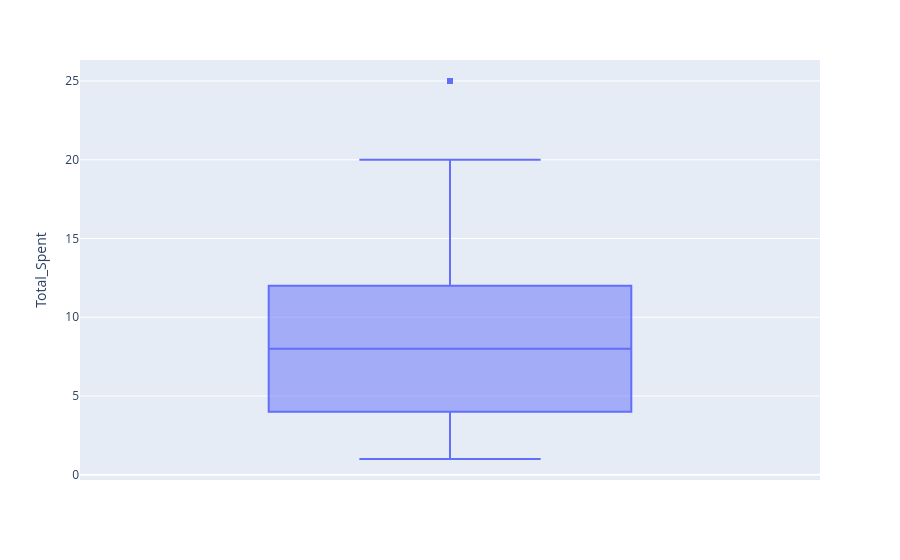

Notebook cell for this chart:
### Code cell
fig = px.box(df1, y="Total_Spent")
fig.show()

### Figure 1 — Plotly figure (JSON) as saved in the notebook; plotly's stock layout.template omitted (floating-point values rounded to 4 significant figures; data arrays with more than 128 entries replaced by an {"elided": "..."} marker saying what was removed)
{"data": [{"alignmentgroup": "True", "hovertemplate": "Total_Spent=%{y}<extra></extra>", "legendgroup": "", "marker": {"color": "#636efa"}, "name": "", "notched": false, "offsetgroup": "", "orientation": "v", "showlegend": false, "type": "box", "x0": " ", "xaxis": "x", "y": {"elided": "10000 float values"}, "y0": " ", "yaxis": "y"}], "layout": {"boxmode": "group", "legend": {"tracegroupgap": 0}, "margin": {"t": 60}, "xaxis": {"anchor": "y", "domain": [0, 1]}, "yaxis": {"anchor": "x", "domain": [0, 1], "title": {"text": "Total_Spent"}}}}
